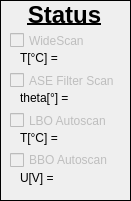
   <widget class="QFrame" name="frame_6">
    <property name="geometry">
     <rect>
      <x>620</x>
      <y>30</y>
      <width>131</width>
      <height>201</height>
     </rect>
    </property>
    <property name="frameShape">
     <enum>QFrame::Box</enum>
    </property>
    <property name="frameShadow">
     <enum>QFrame::Plain</enum>
    </property>
    <widget class="QLabel" name="label_21">
     <property name="geometry">
      <rect>
       <x>0</x>
       <y>0</y>
       <width>129</width>
       <height>29</height>
      </rect>
     </property>
     <property name="font">
      <font>
       <pointsize>18</pointsize>
       <weight>75</weight>
       <bold>true</bold>
       <underline>true</underline>
      </font>
     </property>
     <property name="text">
      <string>Status</string>
     </property>
     <property name="alignment">
      <set>Qt::AlignCenter</set>
     </property>
    </widget>
    <widget class="QCheckBox" name="status_checkBox_wideScan">
     <property name="enabled">
      <bool>false</bool>
     </property>
     <property name="geometry">
      <rect>
       <x>10</x>
       <y>30</y>
       <width>111</width>
       <height>21</height>
      </rect>
     </property>
     <property name="text">
      <string>WideScan</string>
     </property>
     <property name="checkable">
      <bool>true</bool>
     </property>
    </widget>
    <widget class="QLabel" name="status_label_wideScan">
     <property name="geometry">
      <rect>
       <x>20</x>
       <y>50</y>
       <width>101</width>
       <height>16</height>
      </rect>
     </property>
     <property name="text">
      <string>T[°C] =</string>
     </property>
    </widget>
    <widget class="QCheckBox" name="status_checkBox_ase">
     <property name="enabled">
      <bool>false</bool>
     </property>
     <property name="geometry">
      <rect>
       <x>10</x>
       <y>70</y>
       <width>111</width>
       <height>21</height>
      </rect>
     </property>
     <property name="font">
      <font>
       <weight>50</weight>
       <bold>false</bold>
      </font>
     </property>
     <property name="text">
      <string>ASE Filter Scan</string>
     </property>
     <property name="checkable">
      <bool>true</bool>
     </property>
    </widget>
    <widget class="QLabel" name="status_label_ase">
     <property name="geometry">
      <rect>
       <x>20</x>
       <y>90</y>
       <width>101</width>
       <height>16</height>
      </rect>
     </property>
     <property name="text">
      <string>theta[°] =</string>
     </property>
    </widget>
    <widget class="QCheckBox" name="status_checkBox_lbo">
     <property name="enabled">
      <bool>false</bool>
     </property>
     <property name="geometry">
      <rect>
       <x>10</x>
       <y>110</y>
       <width>111</width>
       <height>21</height>
      </rect>
     </property>
     <property name="text">
      <string>LBO Autoscan</string>
     </property>
     <property name="checkable">
      <bool>true</bool>
     </property>
    </widget>
    <widget class="QLabel" name="status_label_lbo">
     <property name="geometry">
      <rect>
       <x>20</x>
       <y>130</y>
       <width>101</width>
       <height>16</height>
      </rect>
     </property>
     <property name="text">
      <string>T[°C] =</string>
     </property>
    </widget>
    <widget class="QCheckBox" name="status_checkBox_bbo">
     <property name="enabled">
      <bool>false</bool>
     </property>
     <property name="geometry">
      <rect>
       <x>10</x>
       <y>150</y>
       <width>111</width>
       <height>20</height>
      </rect>
     </property>
     <property name="font">
      <font>
       <weight>50</weight>
       <bold>false</bold>
       <underline>false</underline>
       <strikeout>false</strikeout>
       <kerning>true</kerning>
      </font>
     </property>
     <property name="autoFillBackground">
      <bool>false</bool>
     </property>
     <property name="styleSheet">
      <string notr="true"/>
     </property>
     <property name="text">
      <string>BBO Autoscan</string>
     </property>
     <property name="checkable">
      <bool>true</bool>
     </property>
    </widget>
    <widget class="QLabel" name="status_label_bbo">
     <property name="geometry">
      <rect>
       <x>20</x>
       <y>170</y>
       <width>101</width>
       <height>16</height>
      </rect>
     </property>
     <property name="text">
      <string>U[V] =</string>
     </property>
    </widget>
   </widget>
